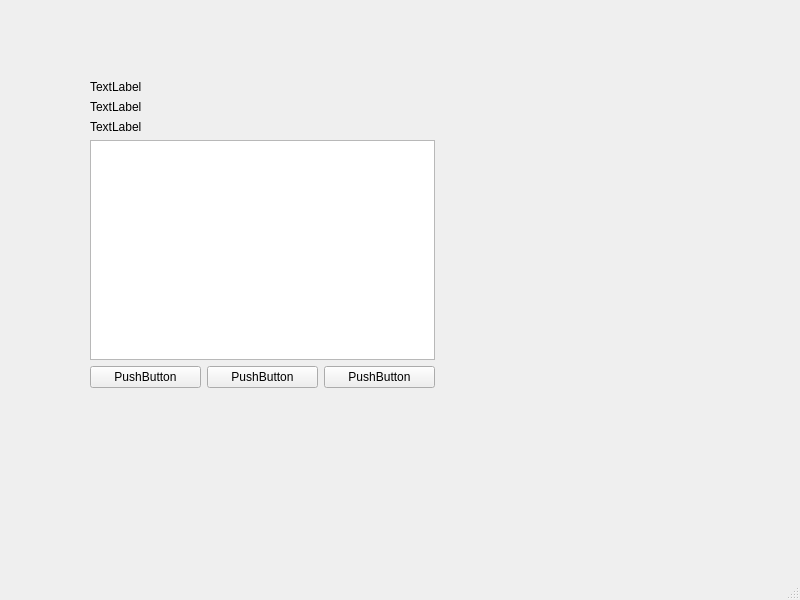
<?xml version="1.0" encoding="UTF-8"?>
<ui version="4.0">
 <class>MainWindow</class>
 <widget class="QMainWindow" name="MainWindow">
  <property name="geometry">
   <rect>
    <x>0</x>
    <y>0</y>
    <width>800</width>
    <height>600</height>
   </rect>
  </property>
  <property name="windowTitle">
   <string>MainWindow</string>
  </property>
  <widget class="QWidget" name="centralwidget">
   <widget class="QWidget" name="">
    <property name="geometry">
     <rect>
      <x>90</x>
      <y>80</y>
      <width>345</width>
      <height>308</height>
     </rect>
    </property>
    <layout class="QVBoxLayout" name="verticalLayout">
     <item>
      <widget class="QLabel" name="label">
       <property name="text">
        <string>TextLabel</string>
       </property>
      </widget>
     </item>
     <item>
      <widget class="QLabel" name="label_2">
       <property name="text">
        <string>TextLabel</string>
       </property>
      </widget>
     </item>
     <item>
      <widget class="QLabel" name="label_3">
       <property name="text">
        <string>TextLabel</string>
       </property>
      </widget>
     </item>
     <item>
      <widget class="QTextEdit" name="textEdit"/>
     </item>
     <item>
      <layout class="QHBoxLayout" name="horizontalLayout">
       <item>
        <widget class="QPushButton" name="pushButton">
         <property name="text">
          <string>PushButton</string>
         </property>
        </widget>
       </item>
       <item>
        <widget class="QPushButton" name="pushButton_2">
         <property name="text">
          <string>PushButton</string>
         </property>
        </widget>
       </item>
       <item>
        <widget class="QPushButton" name="pushButton_3">
         <property name="text">
          <string>PushButton</string>
         </property>
        </widget>
       </item>
      </layout>
     </item>
    </layout>
   </widget>
  </widget>
  <widget class="QMenuBar" name="menubar">
   <property name="geometry">
    <rect>
     <x>0</x>
     <y>0</y>
     <width>800</width>
     <height>24</height>
    </rect>
   </property>
  </widget>
  <widget class="QStatusBar" name="statusbar"/>
 </widget>
 <resources/>
 <connections/>
</ui>
